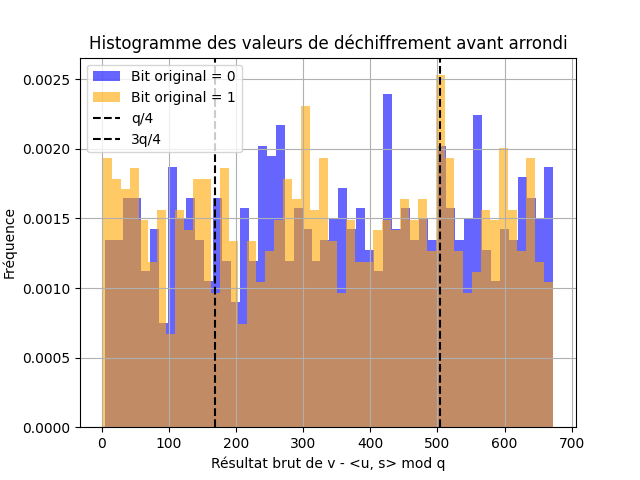

Here is the Python script that generated this plot:
import numpy as np
import random
from math import log2
import matplotlib.pyplot as plt

# Paramètres
q = 673   #12289  # Nombre premier
n = 50     # Dimension du secret
m = int(4 * (n + 1) * log2(q))  #  m ≥ 4(n+1)log2(q)
alpha = 1/4  # ]0, 1/(4m)[  test 4   200    400   400 00

# si trop proche de 1 on ne differencie rien donc peut pas dechiffrer
#si trop proche de 0 on resout un simple systeme mod q

# Distribution gaussienne centrée en 0
def DZaq(alpha, q):
    s = alpha * q
    return random.gauss(0, s)

# Uniforme sur Z_q
def Z(q):
    return random.randint(0, q - 1)

# Uniforme sur {0,1}
def U():
    return random.randint(0, 1)

# Génération de clés
def keygen():
    A = np.random.randint(0, q, size=(m, n))  # matrice A ∈ Z_q^{m x n}
    s = [Z(q) for _ in range(n)]              # vecteur secret s ∈ Z_q^n
    e = [DZaq(alpha, q) for _ in range(m)]    # bruit e ∈ R^m
    b = (np.dot(A, s) + e) % q                # b = As + e mod q
    return (A, b), s

# Chiffrement
def enc(cle_pub, M):
    A, b = cle_pub
    r = [U() for _ in range(m)]               # vecteur binaire 
    u = np.dot(np.transpose(r),A) % q                      # u = r^T A mod q
    v = (np.dot( np.transpose(r),b) + (q // 2) * M) % q     # v = r^T b + ⌊q/2⌋*M mod q
    return u, v

# Déchiffrement
def dec(cle_pv, chiffre):
    s = cle_pv
    u, v = chiffre
    res = (v - np.dot(np.transpose(u) , s)) % q
    #plus proche de 0 ou de q/2
    if (res < q // 4 or res > 3 * q // 4):
        return 0
    else :
        return 1

# Déchiffrement pour le graphe
def decG(cle_pv, chiffre):
    s = cle_pv
    u, v = chiffre
    res = (v - np.dot(np.transpose(u) , s)) % q
    return res


def pointgrap(nb_tests=1000):
    cas0 = []
    cas1 = []
    erreurs = 0
    cle_pub, cle_pv = keygen()

    for _ in range(nb_tests):
        for bit in [0, 1]:
            u, v = enc(cle_pub, bit)
            res2=dec(cle_pv,(u,v))
            res = decG(cle_pv, (u, v))
            if res2 != bit:
                erreurs += 1
                print("Erreur de déchiffrement")
            if bit == 0:
                cas0.append(res)
            else:
                cas1.append(res)
    print("Nombre d'erreurs de déchiffrement:", erreurs)
    print("Taux d'erreur:", erreurs / (2 * nb_tests))
    return cas0, cas1

# Main
def main():
    #test un cas 
    cle_pub,  cle_pv = keygen()
    message = 1
    chiffre = enc( cle_pub, message)
    claire = dec(cle_pv, chiffre)
    print("Message original:", message)
    print("Chiffre u:", chiffre[0], "\nChiffre v" , chiffre[1])
    print("Message déchiffré:", claire)
    
    

    #graphe
    rescas0, rescas1 = pointgrap()
    #print("Résultats de déchiffrement pour bit original = 0:", rescas0)
    #print("Résultats de déchiffrement pour bit original = 1:", rescas1) 
    plt.hist(rescas0, bins=50, alpha=0.6, label="Bit original = 0", color='blue',density=True)
    plt.hist(rescas1, bins=50, alpha=0.6, label="Bit original = 1", color='orange',density=True)
    plt.axvline(q // 4, color='black', linestyle='--', label='q/4')
    plt.axvline(3 * q // 4, color='black', linestyle='--', label='3q/4')
    plt.title("Histogramme des valeurs de déchiffrement avant arrondi")
    plt.xlabel("Résultat brut de v - <u, s> mod q")
    plt.ylabel("Fréquence")
    plt.legend()
    plt.grid(True)
    plt.savefig("regev.png")
    plt.close()



if __name__ == "__main__":
    main()
